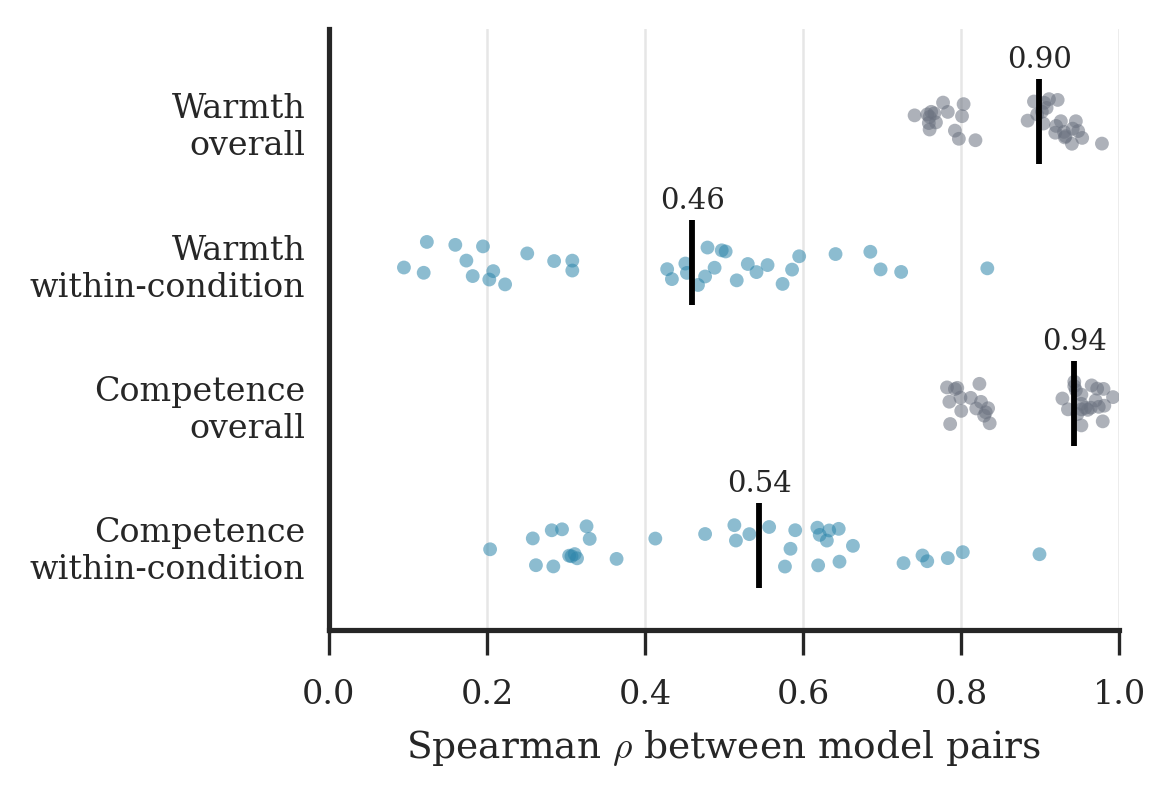

Write the Python code that produced this figure.
"""Cross-model story-ranking agreement, all 36 pairs, as a dot plot.

Replaces the four 9x9 heatmaps previously used for this result. Those panels
carried 324 cells, half of them redundant by symmetry, and the two "overall"
panels held no visible variation because every value fell between 0.74 and
0.99. This figure shows the same four distributions as strips of 36 points
with a median marker, which is what the Results prose actually reports.

Run from the repository root:

    python paper/figures/fig6_cross_model_agreement.py

Writes fig6_cross_model_agreement.{pdf,png} next to this file.

Data source: results/tables/cross_model_agreement_9model.csv, produced by
src/validate_cross_model_agreement.py. That CSV is gitignored, so if it is
absent this script falls back to parsing the committed LaTeX table
results/tables/cross_model_agreement_9model.tex, which carries the same two
columns for all 72 pair-axis rows.
"""

from __future__ import annotations

import re
import sys
from pathlib import Path

import matplotlib.pyplot as plt
import numpy as np

sys.path.insert(0, str(Path(__file__).resolve().parent))
import style  # noqa: E402  (repo-local, applies shared rcParams)

HERE = Path(__file__).resolve().parent
ROOT = HERE.parent.parent
TABLE_DIR = ROOT / "results" / "tables"
CSV = TABLE_DIR / "cross_model_agreement_9model.csv"
TEX = TABLE_DIR / "cross_model_agreement_9model.tex"

# Row order is top to bottom in the plot; keep overall above within so the
# drop between them reads downward.
ROWS = [
    ("Warmth", "overall", "Warmth\noverall"),
    ("Warmth", "within", "Warmth\nwithin-condition"),
    ("Competence", "overall", "Competence\noverall"),
    ("Competence", "within", "Competence\nwithin-condition"),
]


def load_from_csv() -> dict[tuple[str, str], list[float]]:
    import pandas as pd

    df = pd.read_csv(CSV)
    out: dict[tuple[str, str], list[float]] = {}
    for axis in df["axis"].unique():
        sub = df[df["axis"] == axis]
        key_axis = str(axis).capitalize()
        out[(key_axis, "overall")] = sub["overall_rho"].astype(float).tolist()
        out[(key_axis, "within")] = sub["within_condition_rho"].astype(float).tolist()
    return out


def load_from_tex() -> dict[tuple[str, str], list[float]]:
    """Fallback: parse the committed LaTeX table.

    Rows look like:  Gemma-3-12B & Gemma-3-27B & 0.818 & 0.555 \\
    The table lists all Warmth pairs first, then all Competence pairs.
    """
    text = TEX.read_text(encoding="utf-8")
    pattern = re.compile(
        r"^\s*([A-Za-z0-9.\-]+)\s*&\s*([A-Za-z0-9.\-]+)\s*&\s*([\d.]+)\s*&\s*([\d.]+)",
        re.M,
    )
    pairs = [(float(m.group(3)), float(m.group(4))) for m in pattern.finditer(text)]
    if len(pairs) != 72:
        raise RuntimeError(
            f"expected 72 pair rows in {TEX.name}, parsed {len(pairs)}; "
            "regenerate the CSV instead of relying on this fallback"
        )
    warmth, competence = pairs[:36], pairs[36:]
    return {
        ("Warmth", "overall"): [p[0] for p in warmth],
        ("Warmth", "within"): [p[1] for p in warmth],
        ("Competence", "overall"): [p[0] for p in competence],
        ("Competence", "within"): [p[1] for p in competence],
    }


def main() -> None:
    if CSV.exists():
        data = load_from_csv()
        source = CSV.name
    elif TEX.exists():
        data = load_from_tex()
        source = TEX.name + " (fallback)"
    else:
        raise SystemExit(f"no data found: looked for {CSV} and {TEX}")

    style.apply()
    rng = np.random.default_rng(20260527)  # same seed convention as the pipeline

    # Single-column width for a twocolumn article: ~3.4in usable.
    fig, ax = plt.subplots(figsize=(3.4, 2.6))

    colour = {
        "overall": style.PALETTE["low_competence"],
        "within": style.PALETTE["high_warmth"],
    }

    for i, (axis, kind, label) in enumerate(ROWS):
        y = len(ROWS) - 1 - i  # first row at top
        vals = np.asarray(data[(axis, kind)], dtype=float)
        jitter = rng.uniform(-0.16, 0.16, size=vals.size)
        ax.scatter(
            vals,
            np.full_like(vals, y) + jitter,
            s=11,
            alpha=0.55,
            color=colour[kind],
            edgecolors="none",
            zorder=2,
        )
        med = float(np.median(vals))
        ax.plot(
            [med, med], [y - 0.30, y + 0.30],
            color="black", linewidth=1.4, zorder=3, solid_capstyle="butt",
        )
        ax.annotate(
            f"{med:.2f}",
            xy=(med, y + 0.34),
            ha="center", va="bottom", fontsize=7, zorder=4,
        )

    ax.set_yticks(range(len(ROWS)))
    ax.set_yticklabels([r[2] for r in reversed(ROWS)])
    ax.set_ylim(-0.6, len(ROWS) - 0.35)
    ax.set_xlim(0, 1)
    ax.set_xlabel(r"Spearman $\rho$ between model pairs")
    ax.axvline(0, color="0.85", linewidth=0.8, zorder=1)
    ax.grid(axis="x", color="0.9", linewidth=0.6, zorder=0)
    ax.set_axisbelow(True)
    ax.tick_params(axis="y", length=0)

    for ext in ("pdf", "png"):
        out = HERE / f"fig6_cross_model_agreement.{ext}"
        fig.savefig(out, bbox_inches="tight")
        print(f"wrote {out.relative_to(ROOT)}")
    plt.close(fig)

    print(f"source: {source}")
    for axis, kind, label in ROWS:
        v = np.asarray(data[(axis, kind)], dtype=float)
        print(
            f"  {axis:11} {kind:7} n={v.size:2d} "
            f"min={v.min():.2f} median={np.median(v):.2f} max={v.max():.2f}"
        )


if __name__ == "__main__":
    main()
